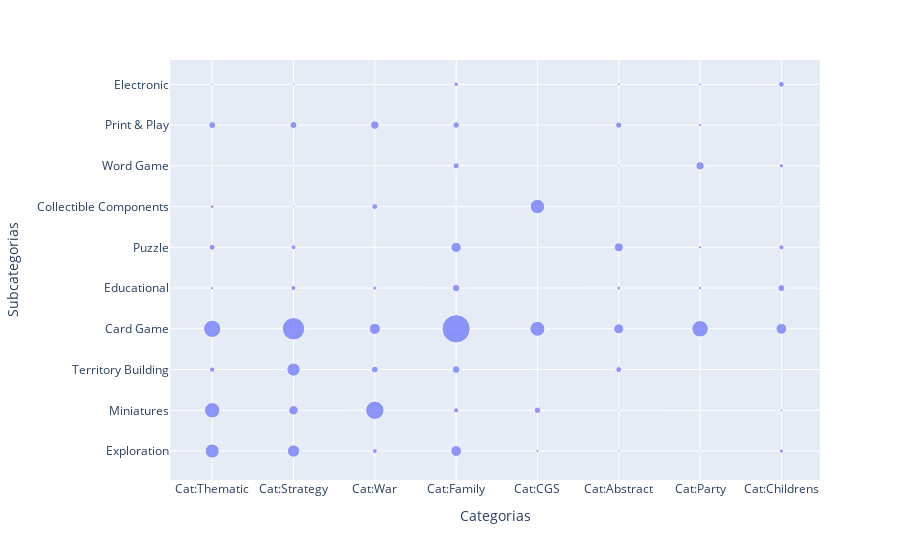

Notebook source saved alongside this figure:
### Code cell
fig = px.scatter(result, y="subcat", x="cat", size='n',
                 labels={'cat': 'Categorias', 'subcat': 'Subcategorias'})
#fig.update_traces(marker_size='n')
fig.show()

### Figure 1 — Plotly figure (JSON) as saved in the notebook; plotly's stock layout.template omitted (floating-point values rounded to 4 significant figures)
{"data": [{"hovertemplate": "Categorias=%{x}<br>Subcategorias=%{y}<br>n=%{marker.size}<extra></extra>", "legendgroup": "", "marker": {"color": "#636efa", "size": [221, 166, 27, 128, 11, 6, 4, 20, 259, 99, 370, 29, 47, 4, 0, 8, 31, 192, 51, 66, 1, 39, 0, 1, 328, 552, 139, 872, 245, 111, 299, 130, 12, 28, 18, 62, 2, 16, 12, 54, 38, 27, 0, 117, 1, 90, 12, 28, 16, 4, 39, 2, 229, 3, 3, 3, 1, 3, 0, 42, 0, 5, 74, 21, 53, 56, 79, 47, 2, 45, 12, 2, 5, 5, 1, 22, 0, 7, 9, 39], "sizemode": "area", "sizeref": 2.18, "symbol": "circle"}, "mode": "markers", "name": "", "orientation": "v", "showlegend": false, "type": "scatter", "x": ["Cat:Thematic", "Cat:Strategy", "Cat:War", "Cat:Family", "Cat:CGS", "Cat:Abstract", "Cat:Party", "Cat:Childrens", "Cat:Thematic", "Cat:Strategy", "Cat:War", "Cat:Family", "Cat:CGS", "Cat:Abstract", "Cat:Party", "Cat:Childrens", "Cat:Thematic", "Cat:Strategy", "Cat:War", "Cat:Family", "Cat:CGS", "Cat:Abstract", "Cat:Party", "Cat:Childrens", "Cat:Thematic", "Cat:Strategy", "Cat:War", "Cat:Family", "Cat:CGS", "Cat:Abstract", "Cat:Party", "Cat:Childrens", "Cat:Thematic", "Cat:Strategy", "Cat:War", "Cat:Family", "Cat:CGS", "Cat:Abstract", "Cat:Party", "Cat:Childrens", "Cat:Thematic", "Cat:Strategy", "Cat:War", "Cat:Family", "Cat:CGS", "Cat:Abstract", "Cat:Party", "Cat:Childrens", "Cat:Thematic", "Cat:Strategy", "Cat:War", "Cat:Family", "Cat:CGS", "Cat:Abstract", "Cat:Party", "Cat:Childrens", "Cat:Thematic", "Cat:Strategy", "Cat:War", "Cat:Family", "Cat:CGS", "Cat:Abstract", "Cat:Party", "Cat:Childrens", "Cat:Thematic", "Cat:Strategy", "Cat:War", "Cat:Family", "Cat:CGS", "Cat:Abstract", "Cat:Party", "Cat:Childrens", "Cat:Thematic", "Cat:Strategy", "Cat:War", "Cat:Family", "Cat:CGS", "Cat:Abstract", "Cat:Party", "Cat:Childrens"], "xaxis": "x", "y": ["Exploration", "Exploration", "Exploration", "Exploration", "Exploration", "Exploration", "Exploration", "Exploration", "Miniatures", "Miniatures", "Miniatures", "Miniatures", "Miniatures", "Miniatures", "Miniatures", "Miniatures", "Territory Building", "Territory Building", "Territory Building", "Territory Building", "Territory Building", "Territory Building", "Territory Building", "Territory Building", "Card Game", "Card Game", "Card Game", "Card Game", "Card Game", "Card Game", "Card Game", "Card Game", "Educational", "Educational", "Educational", "Educational", "Educational", "Educational", "Educational", "Educational", "Puzzle", "Puzzle", "Puzzle", "Puzzle", "Puzzle", "Puzzle", "Puzzle", "Puzzle", "Collectible Components", "Collectible Components", "Collectible Components", "Collectible Components", "Collectible Components", "Collectible Components", "Collectible Components", "Collectible Components", "Word Game", "Word Game", "Word Game", "Word Game", "Word Game", "Word Game", "Word Game", "Word Game", "Print & Play", "Print & Play", "Print & Play", "Print & Play", "Print & Play", "Print & Play", "Print & Play", "Print & Play", "Electronic", "Electronic", "Electronic", "Electronic", "Electronic", "Electronic", "Electronic", "Electronic"], "yaxis": "y"}], "layout": {"legend": {"itemsizing": "constant", "tracegroupgap": 0}, "margin": {"t": 60}, "xaxis": {"anchor": "y", "domain": [0, 1], "title": {"text": "Categorias"}}, "yaxis": {"anchor": "x", "domain": [0, 1], "title": {"text": "Subcategorias"}}}}
